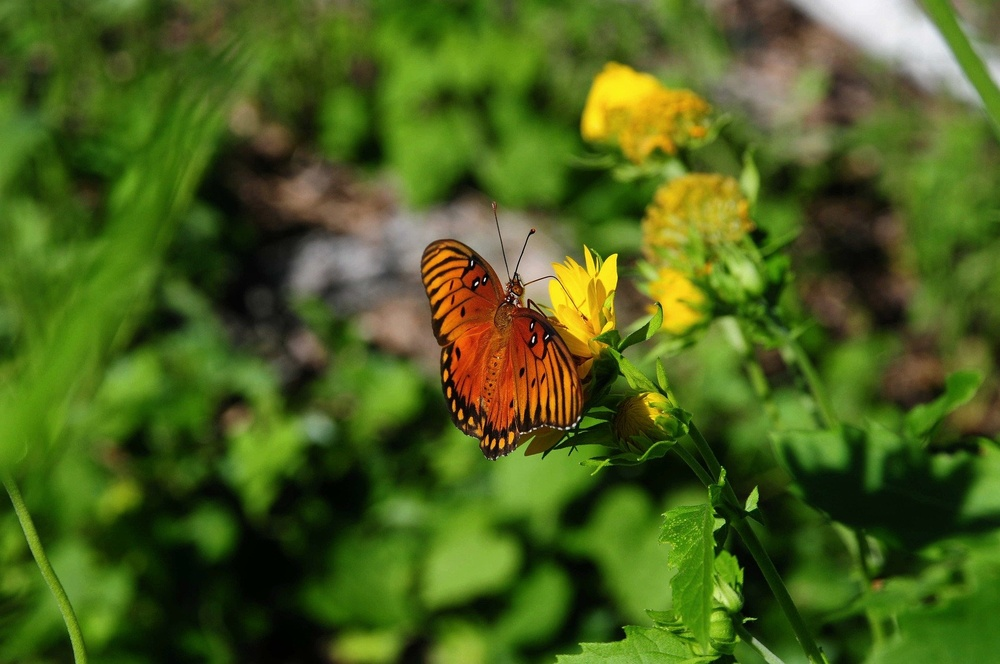
#> input picture Day 5/butterfly.jpg, 1000 x 664 px, shrunk from 1920 x 1275 before the run
$ python 'otsu threshholding.py'
#> lines starting #> are read from the running program, lines starting #| are printed output that depends on the picture; after the words box and inside, x2 and y2 are one past the last pixel; in counts of white or black regions, pixels touching at a corner belong together
import cv2
import matplotlib as plt

img = cv2.imread("butterfly.jpg")
#> img is the input picture: shape (664, 1000, 3); mean B, G, R 28.7, 96.4, 74.9

gray = cv2.cvtColor(img,cv2.COLOR_BGR2GRAY)
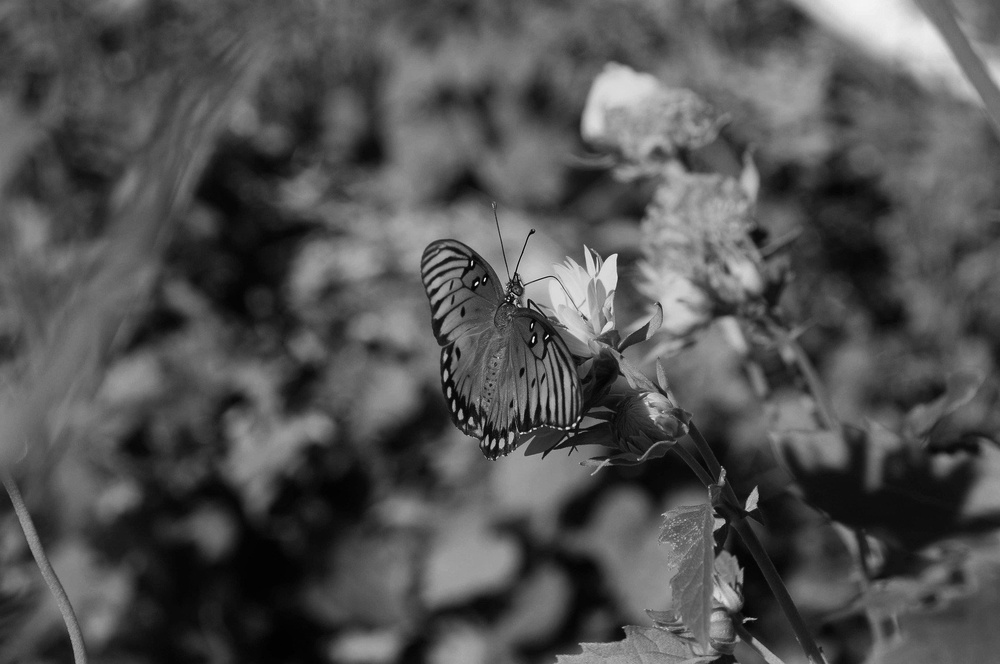
#> gray: shape (664, 1000); min 0, max 254, mean 82.3

threshold,thresh = cv2.threshold(gray,0,255,cv2.THRESH_BINARY+cv2.THRESH_OTSU)
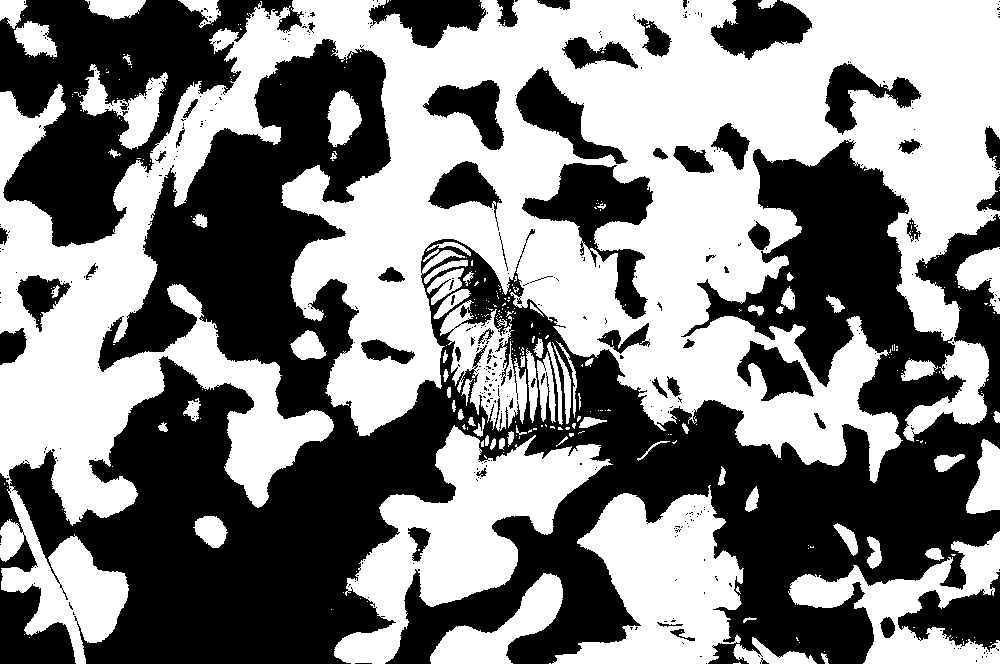
#> thresh: shape (664, 1000); 51% white; 406 black regions (346 under 20 px), largest, box (x1, y1, x2, y2) and area: (9, 39, 1000, 664) 243248, (0, 0, 304, 247) 32809, (522, 163, 653, 319) 7257
#> threshold = 81
#> (the run stopped early here; a loop or call above may not have finished)

$ run again, with Day 5/Goose.jpg copied over Day 5/butterfly.jpg
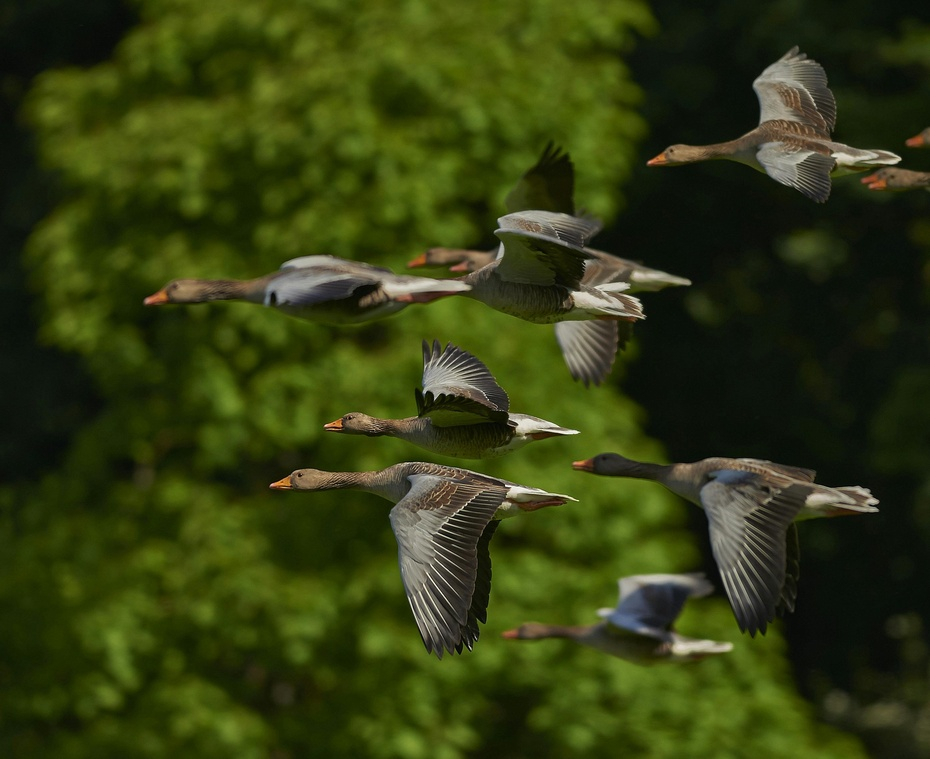
#> input picture Day 5/Goose.jpg, 930 x 759 px, shrunk from 2829 x 2307 before the run
#> img is the input picture: shape (759, 930, 3); mean B, G, R 17.3, 60.2, 50.5
#> `gray = cv2.cvtColor(img,cv2.COLOR_BGR2GRAY)`:
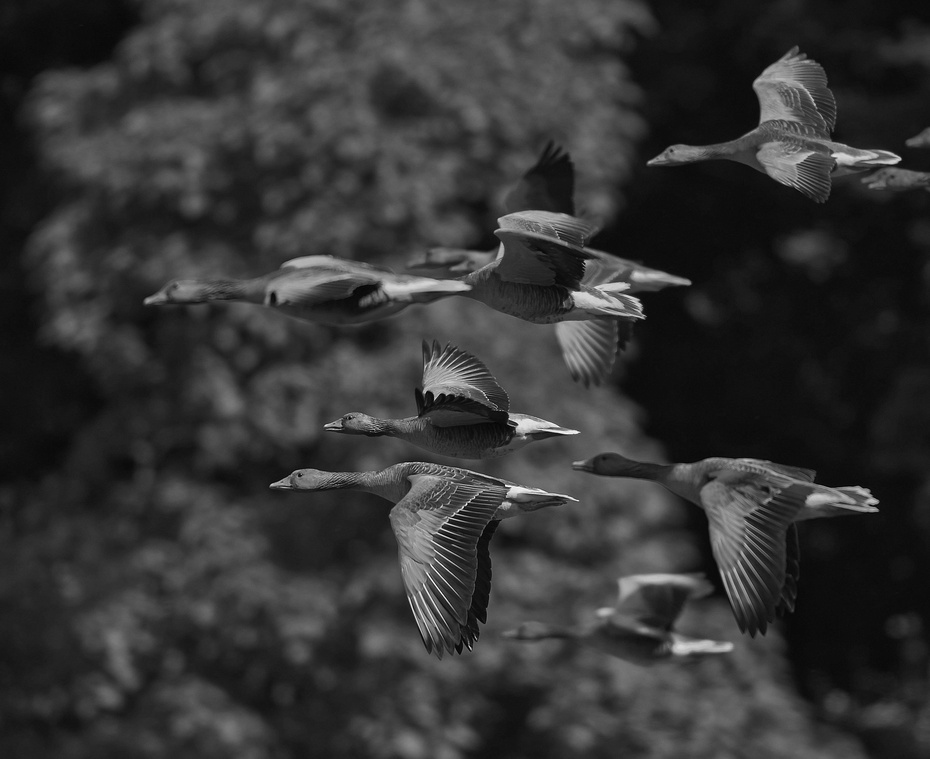
#> gray: shape (759, 930); min 0, max 254, mean 52.4
#> `threshold,thresh = cv2.threshold(gray,0,255,cv2.THRESH_BINARY+cv2.THRE..`:
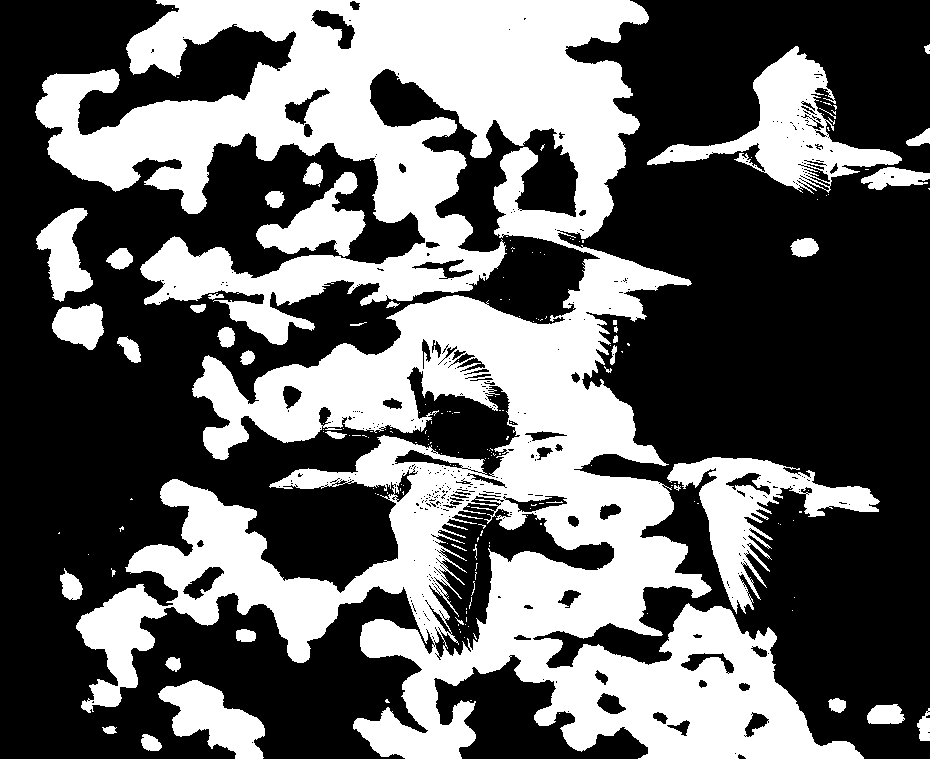
#> thresh: shape (759, 930); 39.4% white; 193 white regions (152 under 20 px), largest, box (x1, y1, x2, y2) and area: (35, 0, 864, 759) 237290, (647, 46, 902, 194) 10805, (667, 457, 880, 614) 9878
#> threshold = 58
